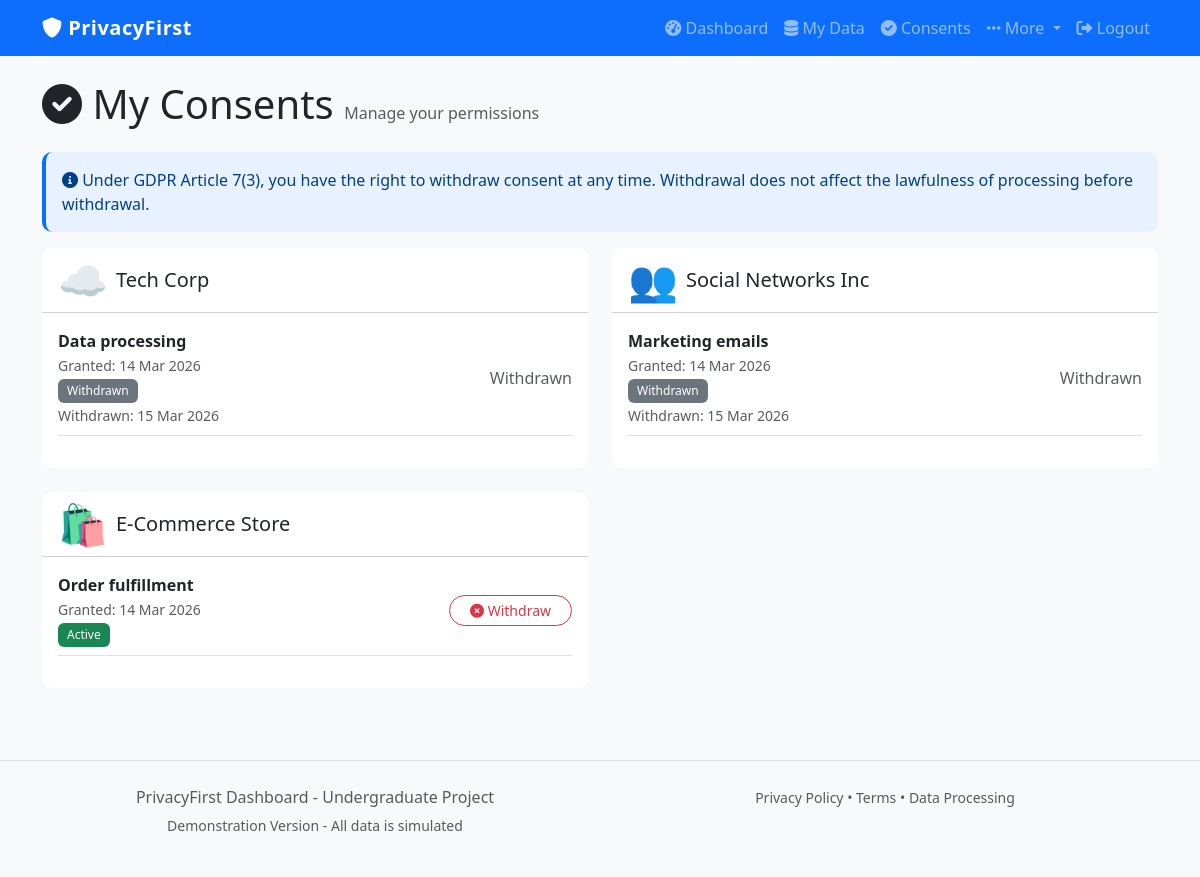
The page /consents (signed in) on the database its author committed.
### database.py (models this page shows)
class Organisation(db.Model):
    id = db.Column(db.Integer, primary_key=True)
    name = db.Column(db.String(100), nullable=False)
    description = db.Column(db.String(500))
    logo = db.Column(db.String(200))  # emoji or icon name
    data_sources = db.relationship('DataSource', backref='organisation', lazy=True)

class Consent(db.Model):
    id = db.Column(db.Integer, primary_key=True)
    user_id = db.Column(db.Integer, db.ForeignKey('user.id'), nullable=False)
    organisation_id = db.Column(db.Integer, db.ForeignKey('organisation.id'), nullable=False)
    purpose = db.Column(db.String(100))   # e.g., "Marketing emails"
    consent_type = db.Column(db.String(20), default='gdpr')  # gdpr, ccpa
    status = db.Column(db.String(20), default='active')  # active, withdrawn, opted_out
    granted_at = db.Column(db.DateTime, default=datetime.utcnow)
    withdrawn_at = db.Column(db.DateTime, nullable=True)

### app.py (the view)
@app.route('/consents')
@login_required
def consents():
    all_consents = Consent.query.filter_by(user_id=current_user.id).all()
    consents_by_org = {}
    for consent in all_consents:
        org = Organisation.query.get(consent.organisation_id)
        if org.name not in consents_by_org:
            consents_by_org[org.name] = {
                'organisation': org,
                'consents': []
            }
        consents_by_org[org.name]['consents'].append(consent)
    return render_template('consents.html', consents_by_org=consents_by_org)

### app.py (called while the page is built)
@login_manager.user_loader
def load_user(user_id):
    return User.query.get(int(user_id))

### templates/consents.html
{% extends "base.html" %}
{% block content %}
<div class="container mt-4">
    <div class="row">
        <div class="col-12">
            <h1 class="mb-4">
                <i class="fas fa-check-circle"></i> My Consents
                <small class="text-muted fs-6">Manage your permissions</small>
            </h1>
        </div>
    </div>
    <div class="alert alert-info">
        <i class="fas fa-info-circle"></i>
        Under GDPR Article 7(3), you have the right to withdraw consent at any time.
        Withdrawal does not affect the lawfulness of processing before withdrawal.
    </div>
    {% if consents_by_org %}
        <div class="row">
            {% for org_name, org_data in consents_by_org.items() %}
                <div class="col-md-6 mb-4">
                    <div class="card h-100">
                        <div class="card-header bg-white">
                            <div class="d-flex align-items-center">
                                <span class="display-6 me-2">{{ org_data.organisation.logo }}</span>
                                <h5 class="mb-0">{{ org_data.organisation.name }}</h5>
                            </div>
                        </div>
                        <div class="card-body">
                            {% for consent in org_data.consents %}
                                <div class="d-flex justify-content-between align-items-center mb-3 pb-2 border-bottom">
                                    <div>
                                        <strong>{{ consent.purpose }}</strong>
                                        <br>
                                        <small class="text-muted">
                                            Granted: {{ consent.granted_at.strftime('%d %b %Y') }}
                                        </small>
                                        <br>
                                        {% if consent.status == 'active' %}
                                            <span class="badge bg-success">Active</span>
                                        {% else %}
                                            <span class="badge bg-secondary">Withdrawn</span>
                                            <br>
                                            <small class="text-muted">
                                                Withdrawn: {{ consent.withdrawn_at.strftime('%d %b %Y') if consent.withdrawn_at else 'Unknown' }}
                                            </small>
                                        {% endif %}
                                    </div>
                                    <div>
                                        {% if consent.status == 'active' %}
                                            <a href="{{ url_for('withdraw_consent', consent_id=consent.id) }}"
                                               class="btn btn-sm btn-outline-danger"
                                               onclick="return confirm('Are you sure? You can reverse this decision at any time.')">
                                                <i class="fas fa-times-circle"></i> Withdraw
                                            </a>
                                        {% else %}
                                            <span class="text-muted">Withdrawn</span>
                                        {% endif %}
                                    </div>
                                </div>
                            {% endfor %}
                        </div>
                    </div>
                </div>
            {% endfor %}
        </div>
    {% else %}
        <div class="alert alert-warning">
            <i class="fas fa-exclamation-triangle"></i> No consents found.
        </div>
    {% endif %}
</div>
{% endblock %}

### static/style.css (style rules this page uses)
body { background-color: #f8f9fa; font-family: 'Segoe UI', Tahoma, Geneva, Verdana, sans-serif; }
.card { border-radius: 10px; border: none; transition: transform 0.2s; }
.btn { border-radius: 25px; padding-left: 20px; padding-right: 20px; }
.alert { border-radius: 10px; border: none; }
.badge { font-weight: 500; padding: 0.5em 0.75em; }
.card-header { border-radius: 10px 10px 0 0 !important; }
.alert { border-left: 4px solid; }
.alert-info { border-left-color: #0d6efd; background-color: #e7f1ff; color: #004085; }

### rows shown on the page
Organisation: organisation.logo "☁️", organisation.name "Tech Corp"
Consent: purpose "Data processing", granted_at "14 Mar 2026", withdrawn_at "15 Mar 2026", status "Withdrawn"
Organisation: organisation.logo "👥", organisation.name "Social Networks Inc"
Consent: purpose "Marketing emails", granted_at "14 Mar 2026", withdrawn_at "15 Mar 2026", status "Withdrawn"
Organisation: organisation.logo "🛍️", organisation.name "E-Commerce Store"
Consent: purpose "Order fulfillment", granted_at "14 Mar 2026", status "Active"
